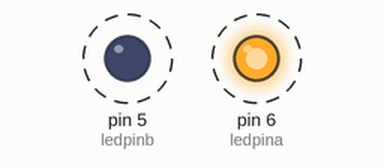
Recording of a sketch running on a simulated Arduino Uno, built with avr-gcc and run on an emulated ATmega328P. Parts: output pins drawn as LEDs (lit = HIGH). Dashed ring = blinking.

Above: at 0.05 s.
Timing chart, 0 to 3.0 s (numbered marks = the images above):
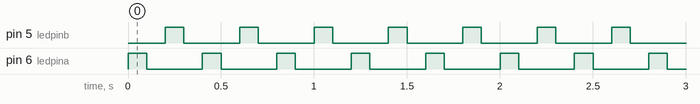

Measured:
- by itself, pin 5 (ledpinb), pin 6 (ledpina): alternates HIGH for 0.10 s and LOW for 0.30 s

The sketch:

BOT_upperlamp.ino
```cpp
int ledpina = 6;
int ledpinb = 5;
void setup()
{

  pinMode(ledpina, OUTPUT);
  pinMode(ledpinb, OUTPUT);
}


void loop()
{
  digitalWrite(ledpina, HIGH);
  delay(100);
  digitalWrite(ledpina, LOW);
  delay(100);
  digitalWrite(ledpinb, HIGH); // turn the LED on (HIGH is the voltage level)
  delay(100);                       // wait for a second
  digitalWrite(ledpinb, LOW);
  delay(100);
  //digitalWrite(ledpina, LOW); ;    // turn the LED off by making the voltage LOW
  //delay(1000);                       // wait for a second
}
```
